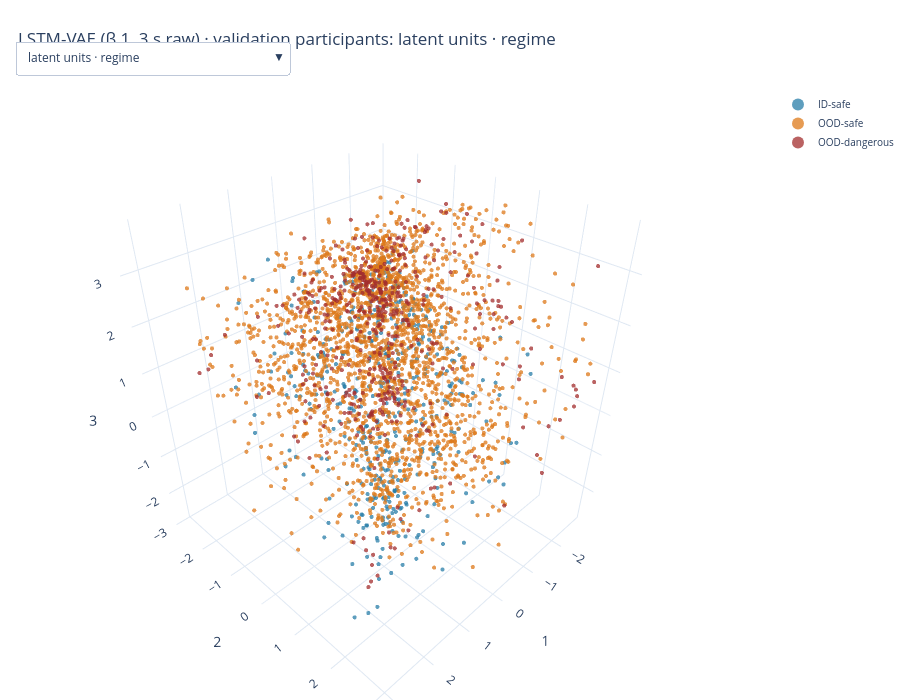

Source (notebook cell):
### Markdown cell above
## 4. Movable 3-D pages

Both pages show the same windows (a smaller balanced sample, so the pages stay light). The dropdown switches view (latent
units, PCA, UMAP) and lens; hover shows task, participant, direction and, on a score lens, the percentile. Scroll to zoom,
drag to rotate.

### Code cell
pick3 = lv.get_balanced_sample(labels.assign(is_train = False), PER_TASK_3D, np.random.default_rng(1))   # rows of `labels`
lab3 = labels.iloc[pick3].reset_index(drop = True)
for k, v in pct.items():
    lab3[f'{k} percentile'] = v[pick][pick3]
STYLES = lv.get_task_styles(nt.TASK_FAMILIES)
task_lens = ('task', {t: STYLES[t]['family'] for ts in nt.TASK_FAMILIES.values() for t in ts})
symbols = {t: s['symbol'] for t, s in STYLES.items()}

lenses_det = {'regime': ('controller_class', lv.CLASS_C), 'task': task_lens,
              **{f'{k} percentile': (f'{k} percentile', lv.SCORE_SCALE) for k in pct}}
fig_det = lv.build_3d({'LSTM-VAE': {key: v[pick3] for key, v in views_det.items() if key != 'units'}}, lab3, lenses_det, symbols,
                      'LSTM-VAE (β 1, 3 s raw) · validation participants')
fig_det.write_html(INTERACTIVE / '11_lstm_vae_novelty_3d.html', include_plotlyjs = 'cdn', config = CONFIG_3D)

lenses_enc = {'regime': ('controller_class', lv.CLASS_C), 'task': task_lens, 'task family': ('family', lv.FAMILY_C)}
fig_enc = lv.build_3d({'TCN-VAE': {key: v[pick3] for key, v in views_enc.items() if key != 'units'}}, lab3, lenses_enc, symbols,
                      'TCN-VAE (β 128, 3 s + spectral, ID + OOD-safe) · validation participants')
fig_enc.write_html(INTERACTIVE / '11_tcn_vae_regime_3d.html', include_plotlyjs = 'cdn', config = CONFIG_3D)
print(f'{len(lab3):,} windows per page ->', [p.name for p in sorted(INTERACTIVE.glob('11_*.html'))])
fig_det.show(config = CONFIG_3D)
